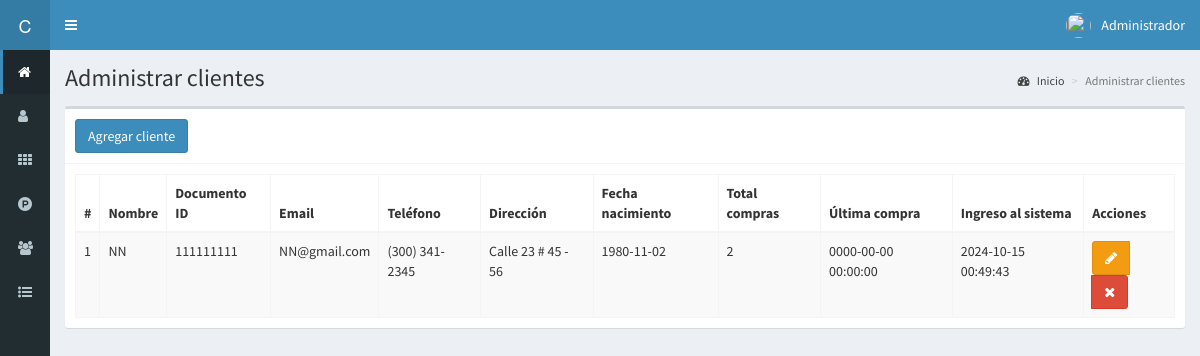
Screenshot of /clientes (signed in) with the database file from the repository.
### tables this page shows
CREATE TABLE `clientes` (
  `id` int(11) NOT NULL,
  `nombre` text NOT NULL,
  `documento` int(11) NOT NULL,
  `email` text NOT NULL,
  `telefono` text NOT NULL,
  `direccion` text NOT NULL,
  `fecha_nacimiento` date NOT NULL,
  `compras` int(11) NOT NULL,
  `ultima_compra` datetime NOT NULL,
  `fecha` timestamp NOT NULL DEFAULT current_timestamp() ON UPDATE current_timestamp()
);

### controladores/plantilla.controlador.php (called while the page is built)
<?php
class ControladorPlantilla{
	static public function ctrPlantilla(){
		include "vistas/plantilla.php";
	}
}

### index.php (called while the page is built, shortened)
<?php
require_once "controladores/plantilla.controlador.php";
require_once "controladores/usuarios.controlador.php";
require_once "controladores/clientes.controlador.php";
require_once "controladores/ventas.controlador.php";
require_once "modelos/clientes.modelo.php";
$plantilla = new ControladorPlantilla();
$plantilla -> ctrPlantilla();

### controladores/clientes.controlador.php (called while the page is built, shortened)
<?php
class ControladorClientes{
	static public function ctrMostrarClientes($item, $valor){
		$tabla = "clientes";
		$respuesta = ModeloClientes::mdlMostrarClientes($tabla, $item, $valor);
		return $respuesta;
	}
}

### modelos/conexion.php (called while the page is built)
<?php
class Conexion{
	static public function conectar(){
		$link = new PDO("mysql:host=localhost;dbname=pos",
			            "root",
			            "");
		$link->exec("set names utf8");
		return $link;
	}
}

### modelos/clientes.modelo.php (called while the page is built, shortened)
<?php
require_once "conexion.php";
class ModeloClientes{
	static public function mdlMostrarClientes($tabla, $item, $valor){
		if($item != null){
			$stmt = Conexion::conectar()->prepare("SELECT * FROM $tabla WHERE $item = :$item");
			$stmt -> bindParam(":".$item, $valor, PDO::PARAM_STR);
			$stmt -> execute();
			return $stmt -> fetch();
		}else{
			$stmt = Conexion::conectar()->prepare("SELECT * FROM $tabla");
			$stmt -> execute();
			return $stmt -> fetchAll();
		}
	}
}

### vistas/modulos/clientes.php (the view, shortened to what this page needs)
<div class="content-wrapper">
  <section class="content-header">
    <h1>
      Administrar clientes
    </h1>
    <ol class="breadcrumb">
      <li><a href="inicio"><i class="fa fa-dashboard"></i> Inicio</a></li>
      <li class="active">Administrar clientes</li>
    </ol>
  </section>
  <section class="content">
    <div class="box">
      <div class="box-header with-border">
        <button class="btn btn-primary" data-toggle="modal" data-target="#modalAgregarCliente">
          Agregar cliente
        </button>
      </div>
      <div class="box-body">
       <table class="table table-bordered table-striped dt-responsive tablas" width="100%">
        <thead>
         <tr>
           <th style="width:10px">#</th>
           <th>Nombre</th>
           <th>Documento ID</th>
           <th>Email</th>
           <th>Teléfono</th>
           <th>Dirección</th>
           <th>Fecha nacimiento</th>
           <th>Total compras</th>
           <th>Última compra</th>
           <th>Ingreso al sistema</th>
           <th>Acciones</th>
         </tr>
        </thead>
        <tbody>
        <?php
          $item = null;
          $valor = null;
          $clientes = ControladorClientes::ctrMostrarClientes($item, $valor);
          foreach ($clientes as $key => $value) {
            echo '<tr>
                    <td>'.($key+1).'</td>
                    <td>'.$value["nombre"].'</td>
                    <td>'.$value["documento"].'</td>
                    <td>'.$value["email"].'</td>
                    <td>'.$value["telefono"].'</td>
                    <td>'.$value["direccion"].'</td>
                    <td>'.$value["fecha_nacimiento"].'</td>
                    <td>'.$value["compras"].'</td>
                    <td>'.$value["ultima_compra"].'</td>
                    <td>'.$value["fecha"].'</td>
                    <td>
                      <div class="btn-group">
                        <button class="btn btn-warning btnEditarCliente" data-toggle="modal" data-target="#modalEditarCliente" idCliente="'.$value["id"].'"><i class="fa fa-pencil"></i></button>';
                      if($_SESSION["perfil"] == "Administrador"){
                          echo '<button class="btn btn-danger btnEliminarCliente" idCliente="'.$value["id"].'"><i class="fa fa-times"></i></button>';
                      }
                      echo '</div>
                    </td>
                  </tr>';
            }
        ?>
        </tbody>
       </table>
      </div>
    </div>
  </section>
</div>

### vistas/plantilla.php (shortened to what this page needs)
<!DOCTYPE html>
<html>
<head>
  <link rel="stylesheet" href="vistas/bower_components/bootstrap/dist/css/bootstrap.min.css">
  <link rel="stylesheet" href="vistas/bower_components/font-awesome/css/font-awesome.min.css">
  <link rel="stylesheet" href="vistas/bower_components/Ionicons/css/ionicons.min.css">
  <link rel="stylesheet" href="vistas/dist/css/AdminLTE.css">
  <link rel="stylesheet" href="vistas/dist/css/skins/_all-skins.min.css">
  <link rel="stylesheet" href="vistas/bower_components/datatables.net-bs/css/dataTables.bootstrap.min.css">
  <link rel="stylesheet" href="vistas/bower_components/datatables.net-bs/css/responsive.bootstrap.min.css">
  <link rel="stylesheet" href="vistas/plugins/iCheck/all.css">
  <link rel="stylesheet" href="vistas/bower_components/bootstrap-daterangepicker/daterangepicker.css">
  <link rel="stylesheet" href="vistas/bower_components/morris.js/morris.css">
</head>
<body class="hold-transition skin-blue sidebar-collapse sidebar-mini login-page">
  <?php
  if(isset($_SESSION["iniciarSesion"]) && $_SESSION["iniciarSesion"] == "ok"){
   echo '<div class="wrapper">';
    include "modulos/cabezote.php";
    include "modulos/menu.php";
    if(isset($_GET["ruta"])){
      if($_GET["ruta"] == "inicio" ||
         $_GET["ruta"] == "usuarios" ||
         $_GET["ruta"] == "categorias" ||
         $_GET["ruta"] == "productos" ||
         $_GET["ruta"] == "clientes" ||
         $_GET["ruta"] == "ventas" ||
         $_GET["ruta"] == "crear-venta" ||
         $_GET["ruta"] == "editar-venta" ||
         $_GET["ruta"] == "reportes" ||
         $_GET["ruta"] == "salir"){
        include "modulos/".$_GET["ruta"].".php";
      }else{
        include "modulos/404.php";
      }
    }else{
      include "modulos/inicio.php";
    }
    echo '</div>';
  }else{
    include "modulos/login.php";
  }
  ?>
</body>
</html>

### vistas/modulos/cabezote.php (shortened to what this page needs)
<header class="main-header">
<a href="inicio" class="logo">
	<span class="logo-mini">
		<span>C</span>
	</span>
</a>
<nav class="navbar navbar-static-top" role="navigation">
 	<a href="#" class="sidebar-toggle" data-toggle="push-menu" role="button">
     	</a>
	<div class="navbar-custom-menu">
		<ul class="nav navbar-nav">
			<li class="dropdown user user-menu">
				<a href="#" class="dropdown-toggle" data-toggle="dropdown">
				<?php
				if($_SESSION["foto"] != ""){
					echo '<img src="'.$_SESSION["foto"].'" class="user-image">';
				}else{
					echo '<img src="vistas/img/usuarios/default/anonymous.png" class="user-image">';
				}
				?>
					<span class="hidden-xs"><?php  echo $_SESSION["nombre"]; ?></span>
				</a>
			</li>
		</ul>
	</div>
</nav>
</header>

### vistas/modulos/menu.php (shortened to what this page needs)
<aside class="main-sidebar">
	 <section class="sidebar">
		<ul class="sidebar-menu">
		<?php
		if($_SESSION["perfil"] == "Administrador"){
			echo '<li class="active">
				<a href="inicio">
					<i class="fa fa-home"></i>
					<span>Inicio</span>
				</a>
			</li>
			<li>
				<a href="usuarios">
					<i class="fa fa-user"></i>
					<span>Usuarios</span>
				</a>
			</li>';
		}
		if($_SESSION["perfil"] == "Administrador" || $_SESSION["perfil"] == "Inventario"){
			echo '<li>
				<a href="categorias">
					<i class="fa fa-th"></i>
					<span>Categorías</span>
				</a>
			</li>
			<li>
				<a href="productos">
					<i class="fa fa-product-hunt"></i>
					<span>Productos</span>
				</a>
			</li>';
		}
		if($_SESSION["perfil"] == "Administrador" || $_SESSION["perfil"] == "Vendedor"){
			echo '<li>
				<a href="clientes">
					<i class="fa fa-users"></i>
					<span>Clientes</span>
				</a>
			</li>';
		}
		if($_SESSION["perfil"] == "Administrador" || $_SESSION["perfil"] == "Vendedor"){
			echo '<li class="treeview">
				<a href="#">
					<i class="fa fa-list-ul"></i>
					<span>Ventas</span>
					<span class="pull-right-container">
						<i class="fa fa-angle-left pull-right"></i>
					</span>
				</a>
				<ul class="treeview-menu">
					<li>
						<a href="ventas">
							<i class="fa fa-circle-o"></i>
							<span>Administrar ventas</span>
						</a>
					</li>
					<li>
						<a href="crear-venta">
							<i class="fa fa-circle-o"></i>
							<span>Crear venta</span>
						</a>
					</li>';
				echo '</ul>
			</li>';
		}
		?>
		</ul>
	 </section>
</aside>

### rows the page displays
clientes: nombre "NN", documento "111111111", email "NN@gmail.com", telefono "(300) 341-2345", direccion "Calle 23 # 45 - 56", fecha_nacimiento "1980-11-02", compras "2", ultima_compra "0000-00-00 00:00:00", fecha "2024-10-15 00:49:43"

### other values shown
$_SESSION["nombre"] "Administrador"
